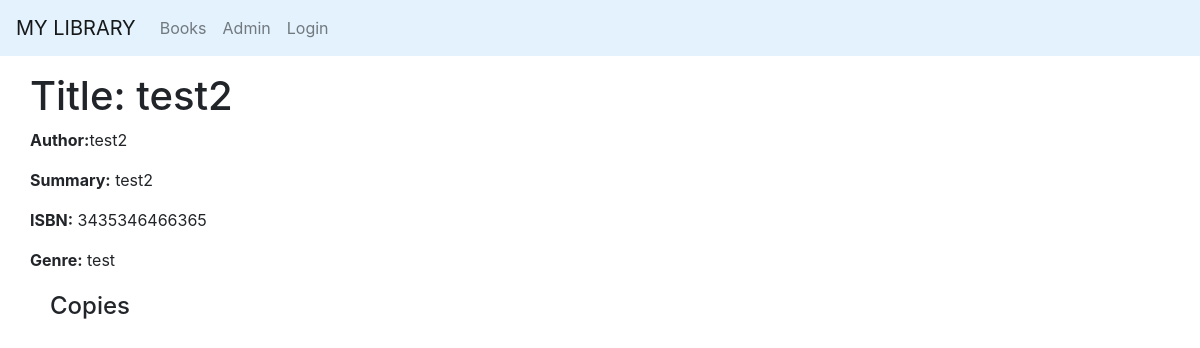
The page /book/3 on the database as committed earlier.
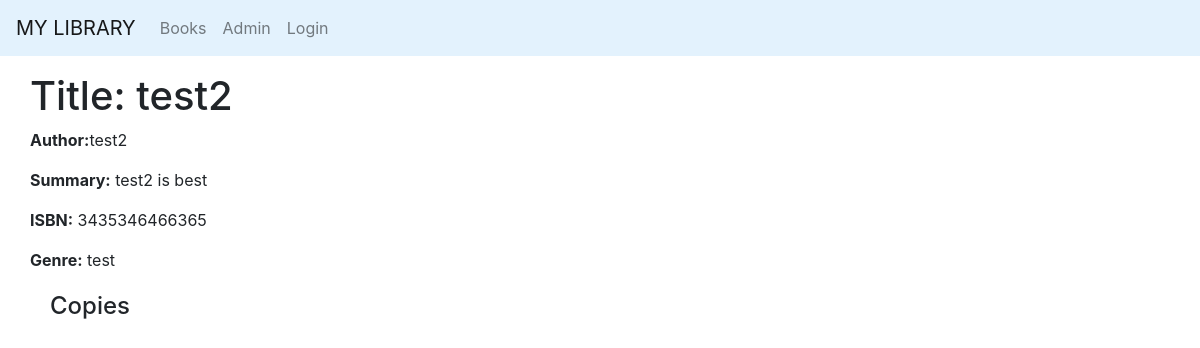
The same page on the database as committed later.
### library/models.py (models this page shows, shortened)
class Book(models.Model):
    title = models.CharField(max_length=200)
    author = models.CharField(max_length=100)
    summary = models.TextField(max_length=1000, help_text="description of the book")
    isbn = models.CharField('ISBN', max_length=13, help_text='13 Character ISBN number')
    genre = models.ManyToManyField(Genre, help_text="Select a genre for this book")
    publish_date = models.DateField(null=True)
    total_copies = models.IntegerField()
    available_copies = models.IntegerField()
    pic=models.ImageField(upload_to='media/book_image/')

class Genre(models.Model):
    name = models.CharField(max_length=200, help_text="Enter a book genre (e.g. Science Fiction, French Poetry etc.)")
    def __str__(self):
        return self.name

### library/views.py (the view)
# urls.py: path('book/<int:pk>', views.BookDetailView.as_view(), name='book-detail'),
class BookDetailView(DetailView):
    model = Book
    context_object_name = 'book_list'

### templates/library/book_detail.html (shortened to what this page needs)
{% extends "registration/base.html" %}
{% block content %}
  <h1>Title: {{ book_list.title }}</h1>
  <p><strong>Author:</strong>{{ book_list.author }}</p>
  <p><strong>Summary:</strong> {{ book_list.summary }}</p>
  <p><strong>ISBN:</strong> {{ book_list.isbn }}</p>
  <p><strong>Genre:</strong> {{ book_list.genre.all|join:", " }}</p>
  <div style="margin-left:20px;margin-top:20px">
    <h4>Copies</h4>
  </div>
{% endblock %}

Rows that differ between the two databases and show on the page:
changed Book "test2": summary "test2" → "test2 is best"
